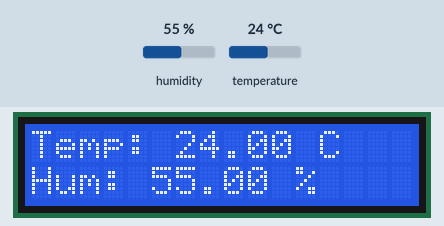
This sketch was run on a simulated Arduino Uno, built with avr-gcc and run on an emulated ATmega328P. On the bench: 16×2 character LCD. The inputs (shaded band) are chosen by the test bench; at power-on: humidity 55 %, temperature 24 °C. What the sketch prints to the serial monitor is not drawn.

Above: at 1.6 s.
1.7 s: humidity set to 22 %
At 4.4 s:
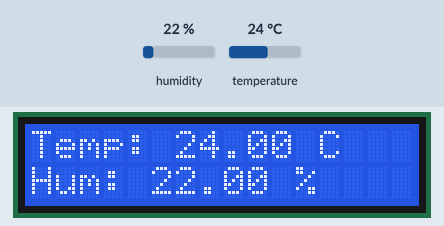
5.7 s: temperature set to 12 °C
At 7.9 s:
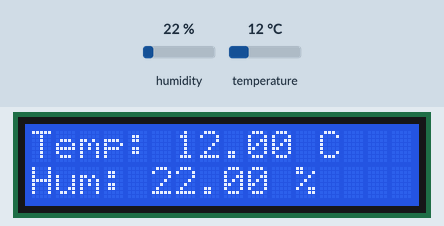
9.7 s: humidity set to 40 %
At 11.4 s:
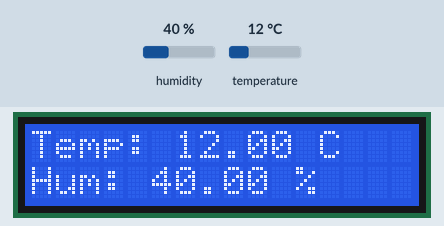
13.7 s: temperature set to 19 °C
At 17.1 s:
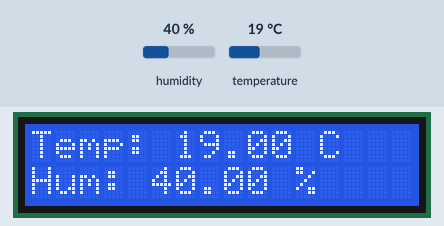
Timing chart, 0 to 18.6 s (numbered marks = the images above; inputs shaded):
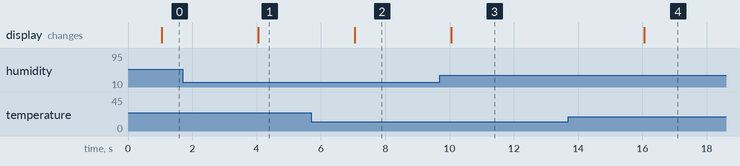

The sketch:

DHT11_LCD_Web_Dashboard.ino
```cpp
#include <Wire.h>
#include <LiquidCrystal_I2C.h>
#include "DHT.h"

#define DHTPIN 2
#define DHTTYPE DHT11

DHT dht(DHTPIN, DHTTYPE);
LiquidCrystal_I2C lcd(0x27, 16, 2);

unsigned long previousMillis = 0;
const unsigned long interval = 1000;

void setup() {
  Serial.begin(9600);
  lcd.begin();
  lcd.backlight();
  dht.begin();
}

void loop() {
  unsigned long currentMillis = millis();

  if (currentMillis - previousMillis >= interval) {
    previousMillis = currentMillis;

    float humidity = dht.readHumidity();
    float temperature = dht.readTemperature();

    if (isnan(humidity) || isnan(temperature)) {
      lcd.clear();
      lcd.setCursor(0, 0);
      lcd.print("Sensor Error");
      Serial.println("ERROR");
      return;
    }

    lcd.clear();
    lcd.setCursor(0, 0);
    lcd.print("Temp: ");
    lcd.print(temperature, 2);
    lcd.print(" C");

    lcd.setCursor(0, 1);
    lcd.print("Hum: ");
    lcd.print(humidity, 2);
    lcd.print(" %");

    Serial.print("Temp:");
    Serial.print(temperature, 2);
    Serial.print(",Hum:");
    Serial.println(humidity, 2);
  }
}
```

Measured:
- after the input at 1.7 s, the display: changes after 2.4 s (image 1)
- after the input at 5.7 s, the display: changes after 1.4 s (image 2)
- after the input at 9.7 s, the display: changes after 0.35 s (image 3)
- after the input at 13.7 s, the display: changes after 2.4 s (image 4)
